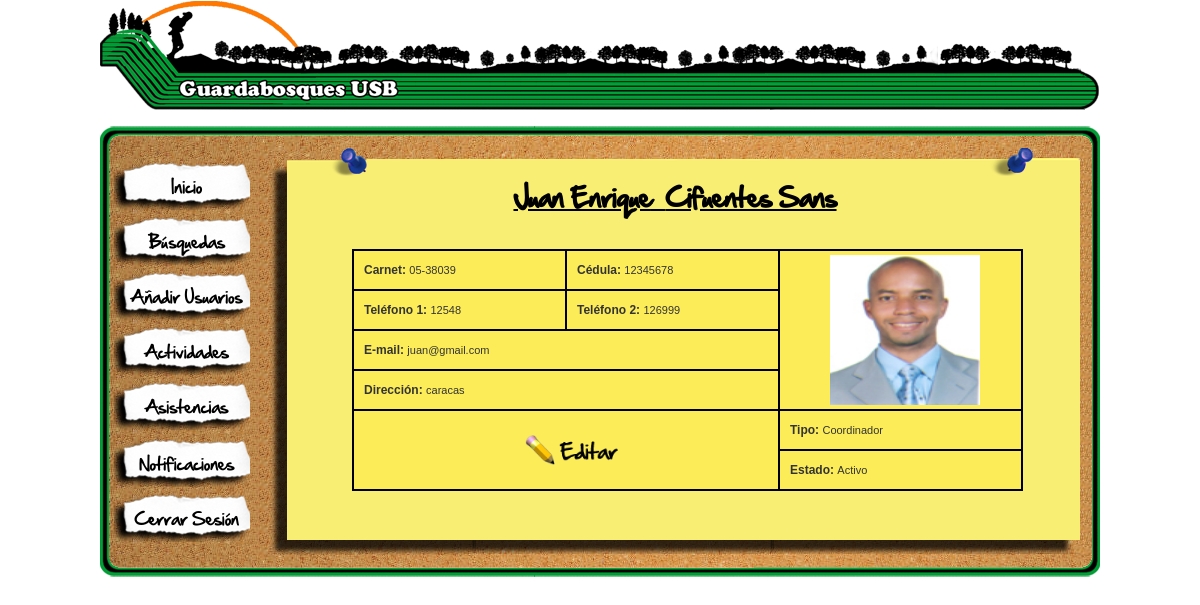
The app's page / (signed in) with its own data.
### tables this page shows
CREATE TABLE IF NOT EXISTS `usuario` (
  `key_usuario` smallint(6) unsigned NOT NULL AUTO_INCREMENT,
  `login` varchar(10) NOT NULL,
  `clave` text NOT NULL,
  `nombres` varchar(30) DEFAULT NULL,
  `apellidos` varchar(30) DEFAULT NULL,
  `email` varchar(30) DEFAULT NULL,
  `telefono1` varchar(15) DEFAULT NULL,
  `telefono2` varchar(15) DEFAULT NULL,
  `horas_laboradas` tinyint(3) unsigned NOT NULL DEFAULT '0',
  `horas_aprobadas` tinyint(3) unsigned NOT NULL DEFAULT '0',
  `estado` varchar(15) NOT NULL,
  `tipo` varchar(15) NOT NULL,
  `fecha_inicio` date DEFAULT NULL,
  `fecha_fin` date DEFAULT NULL,
  `foto` varchar(10) DEFAULT NULL,
  `carrera_codigo` varchar(4) DEFAULT NULL,
  `carnet` varchar(8) DEFAULT NULL,
  `cedula` varchar(8) DEFAULT NULL,
  `direccion` varchar(150) DEFAULT NULL,
  PRIMARY KEY (`key_usuario`),
  UNIQUE KEY `login` (`login`),
  KEY `index_usuario_carrera` (`carrera_codigo`)
);

### clases/usuario.php (called while the page is built, shortened)
<?php
class usuario {
    private function user_get( $usuario, $order ) {
        $con = conectar();
        $sql = "SELECT u.*, a.descripcion as agrup_desc, l.descripcion as lim_desc, l.tipo as lim_tipo, s.nombre, s.horas_realizadas FROM (( usuario u LEFT JOIN otro_servicio s ON ( s.key_usuario = u.key_usuario ) ) LEFT JOIN usuario_limitacion l ON ( l.key_usuario = u.key_usuario ) ) LEFT JOIN agrupacion a ON ( a.key_usuario = u.key_usuario )";
        if ( $usuario )
        {
            $sql .= " WHERE";
            if ( $usuario->user_id ) { $sql .= " u.key_usuario = '$usuario->user_id'"; $bool = true; }
        }
        $sql .= " ORDER BY ";
        $sql .= "u.tipo";
		$Usuarios = Array();
        $result = ejecutarConsulta( $sql, $con );
        for( $i = 0; $row = mysql_fetch_array($result); $i++ )
        {
            if ( $i>0 && ($usr->user_id == $row['key_usuario']) ) {
                if ($row['lim_tipo']) {if ($row['lim_tipo'] == "F") { $usr->limitacionesF = $row['lim_desc'];} else {$usr->limitacionesM = $row['lim_desc'];} }
            } else { $usr = new usuario(); }
            $usr->user_id = $row['key_usuario'];
            $usr->login = $row['login'];
            $usr->password = $row['clave'];
            $usr->nombres = $row['nombres'];
            $usr->apellidos = $row['apellidos'];
            $usr->email = $row['email'];
            $usr->tlf1 = $row['telefono1'];
            $usr->tlf2 = $row['telefono2'];
            $usr->horas_laboradas = $row['horas_laboradas'];
            $usr->horas_aprobadas = $row['horas_aprobadas'];
            $usr->estado = $row['estado'];
            $usr->tipo = $row['tipo'];
            $usr->fecha_inicio = $row['fecha_inicio'];
            $usr->fecha_fin = $row['fecha_fin'];
            $usr->foto = $row['foto'];
            $usr->carnet = $row['carnet'];
            $usr->cedula = $row['cedula'];
            $usr->codigo_carrera = $row['carrera_codigo'];
            $usr->direccion = $row['direccion'];
            $usr->agrupaciones = $row['agrup_desc'];
            $Usuarios[$i] = $usr;
        }
        return $Usuarios;
    }
    public function get( $order ){
		return usuario::user_get($this,$order);
	}
}
?>

### BD/query.php (called while the page is built, shortened)
<?php
    function ejecutarConsulta( $sql, $con ) {
        if ( !( $result = mysql_query($sql,$con) ) ) {
            die('Error: ' . mysql_error());
        }
        return $result;
    }
?>

### vistas/admin_inicio.php (the view, shortened to what this page needs)
<?php
	$user = new usuario();
	$user->user_id = $_SESSION["k_user_id"];
	$usuario = $user->get(NULL);
	$usuario = $usuario[0];
?>
<h2> <?php echo $usuario->nombres."&nbsp"?>   <?php echo $usuario->apellidos?></h2>
<div id="ficha">
<center>
<table>
		<tr>
               <td><em>Carnet: </em><?php echo $usuario->carnet?> </td>
               <td><em>C&eacute;dula: </em><?php echo $usuario->cedula?></td>
			   <td rowspan="4" style="width:230px; text-align:center;"> <?php $ss = "./fotos/".$usuario->foto.".jpg"?> <img src="<?php echo $ss?>"  height="150" width="150"/></td>
               </tr>
       <tr>
               <td><em>Tel&eacute;fono 1: </em><?php echo $usuario->tlf1?> </td>
               <td><em>Tel&eacute;fono 2: </em><?php echo $usuario->tlf2?></td>
       </tr>
       <tr>
               <td colspan="2"><em>E-mail: </em><?php echo $usuario->email?> </td>
       </tr>
       <tr>
			<td colspan="2";><em>Direcci&oacute;n: </em><?php echo $usuario->direccion ?></td>
	   </tr>
	<tr>
		<td colspan="2"; rowspan="2"; class="editarb"> <a id="editarPerfil_admin" href ="#"> <img src="./images/editarB.png" style="border:0;" width="100"/> </a> </td>
		<td><em>Tipo: </em><?php echo $usuario->tipo ?></td>
	</tr>
	<tr>
		<td><em>Estado: </em><?php echo $usuario->estado ?></td>
	</tr>
</table>
</div>

### css/tablas.css (style rules this page uses)
#ficha { margin-left: 80px; width:675px; min-height:250px; }
#ficha table { margin-top:0px; font: 11px verdana,verdana, arial; padding: 0; border-collapse: collapse; text-align: left; color: #333; }
#ficha td { margin: 0; border: 2px solid #000000; width:200px; height:40px; padding-left: 10px; background-color: #FCEC58; }

### css/style.css (style rules this page uses)
body { margin: 0px 0px 0px 0px; background-color:#ffffff; }
a:visited , a:link , a:active { color:black; text-decoration:none; }
h2 { font-family:"Login"; font-size:24px; margin-top:0px; margin-bottom:30px; text-decoration: underline; }
em { font-style:normal; font-size:12px; font-weight:bolder; }
.editarb { font-style:normal; font-size:15px; font-weight:bolder; text-align:center; border: 0; }

### records on screen
usuario: nombres "Juan Enrique", apellidos "Cifuentes Sans", carnet "05-38039", cedula "12345678", telefono1 "12548", telefono2 "126999", email "juan@gmail.com", direccion "caracas", tipo "Coordinador", estado "Activo"
